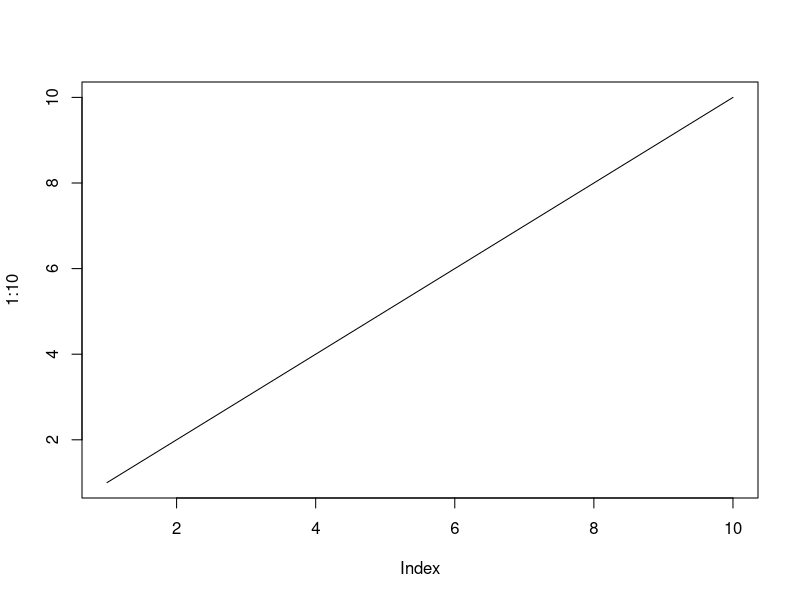

The R script that drew this image:
new=c()
new[1:4] = c("hello world",45,21,"hi")
append(new,45)
View(new)
new
append(new,105)
append(new,889)
new


v <-c(1,2,3,4)
v<-v+10
v


"Hello world"
5+5
plot(1:10,type="l")




name <- "John Doe"

name # auto-print the value of the name variable

print(name)


var1<- var2 <- var3 <-"hi work"
var1
var2


x <- 3+5i
y <- 5i

# Print values of x and y
x
y


class(x)
class(y)




a <- 10
b <- 9

a > b


fruits <- list("apple", "banana", "cherry")

for (x in fruits) {
  if (x == "banana") {
    break
  }
  print(x)
}


my_function <- function(fname) {
  paste(fname, "Griffin")
}

my_function("Peter")
my_function("Lois")
my_function("Stewie")



